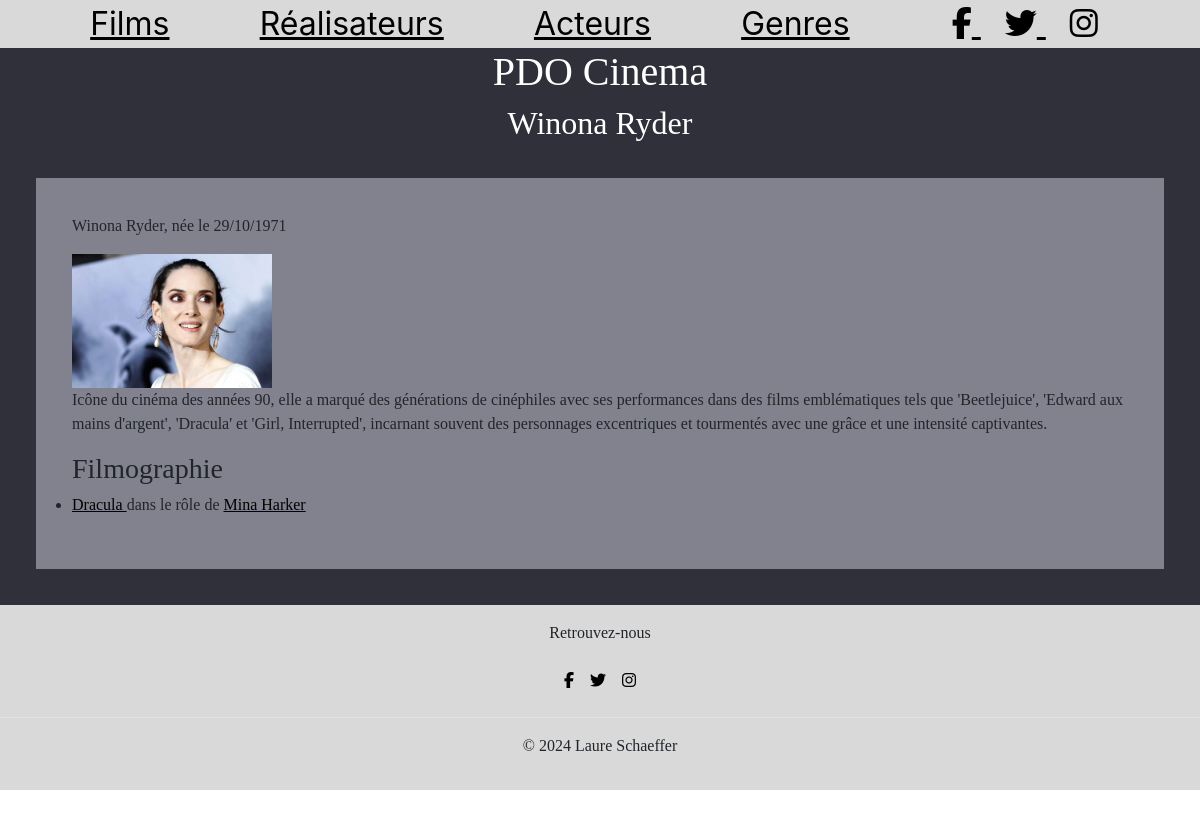
Page /index.php?action=detailActeur&id=23 on the committed database.
### tables this page shows
CREATE TABLE IF NOT EXISTS `personne` (
  `id_personne` int NOT NULL AUTO_INCREMENT,
  `nom` varchar(50) DEFAULT NULL,
  `prenom` varchar(50) DEFAULT NULL,
  `sexe` varchar(10) DEFAULT NULL,
  `date_naissance` date DEFAULT NULL,
  `photo` text,
  `biographie` text,
  PRIMARY KEY (`id_personne`)
);

CREATE TABLE IF NOT EXISTS `castings` (
  `id_film` int NOT NULL,
  `id_acteur` int NOT NULL,
  `id_role` int NOT NULL,
  PRIMARY KEY (`id_film`,`id_acteur`,`id_role`),
  KEY `id_acteur` (`id_acteur`),
  KEY `id_role` (`id_role`),
  CONSTRAINT `castings_ibfk_1` FOREIGN KEY (`id_film`) REFERENCES `film` (`id_film`),
  CONSTRAINT `castings_ibfk_2` FOREIGN KEY (`id_acteur`) REFERENCES `acteur` (`id_acteur`),
  CONSTRAINT `castings_ibfk_3` FOREIGN KEY (`id_role`) REFERENCES `role` (`id_role`)
);

CREATE TABLE IF NOT EXISTS `film` (
  `id_film` int NOT NULL AUTO_INCREMENT,
  `titre` varchar(255) NOT NULL,
  `annee_sortie_fr` int DEFAULT NULL,
  `duree` int DEFAULT NULL,
  `synopsis` text,
  `note` float DEFAULT NULL,
  `id_realisateur` int NOT NULL,
  `affiche` text,
  PRIMARY KEY (`id_film`),
  KEY `id_realisateur` (`id_realisateur`),
  CONSTRAINT `film_ibfk_1` FOREIGN KEY (`id_realisateur`) REFERENCES `realisateur` (`id_realisateur`)
);

CREATE TABLE IF NOT EXISTS `role` (
  `id_role` int NOT NULL AUTO_INCREMENT,
  `nom_personnage` varchar(50) DEFAULT NULL,
  PRIMARY KEY (`id_role`)
);

### controller/CinemaController.php (called while the page is built, shortened)
<?php
class CinemaController {
    public function detailActeur($id) {
        $pdo = Connect::seConnecter();
        $requeteActeur = $pdo->prepare("SELECT CONCAT(p.prenom, ' ', p.nom) AS nomActeur, DATE_FORMAT(date_naissance, '%d/%m/%Y') AS date_naissance, p.photo, p.biographie, p.sexe
        FROM acteur a
        INNER JOIN personne p ON a.id_personne = p.id_personne
        WHERE id_acteur = :id");
        $requeteActeur->execute(["id" => $id]);
        $acteurFilmographie = $pdo->prepare("SELECT f.titre, f.annee_sortie_fr, r.nom_personnage, c.id_film, r.id_role
        FROM castings c
        INNER JOIN film f ON c.id_film = f.id_film
        INNER JOIN role r ON c.id_role = r.id_role
        WHERE c.id_acteur= :id");
        $acteurFilmographie->execute(["id"=> $id]);
        require "view/personnes/detailActeur.php";
    }
}

### view/personnes/detailActeur.php (the view, shortened to what this page needs)
        <section class="detail">
        <?php foreach($requeteActeur->fetchAll() as $acteur) {
            if($acteur["sexe"] =="femme"){
                $accord="née le ";
            } else {
                $accord="né le ";
            }
            ?>
            <div class="detail-header">
                <p><?= $acteur["nomActeur"].', '.$accord.$acteur["date_naissance"]?></p>
            </div>
            <div class="detail-main">
                <img src="<?=$acteur["photo"]?>" alt="photo de l'acteur" width=200px >
                <div class="biographie">
                    <p>
                        <?=$acteur["biographie"]?>
                    </p>
                </div>
                <div class="fimographie">
                    <h3>Filmographie</h3>
                    <?php foreach($acteurFilmographie->fetchAll() as $filmo){
                        ?> <ul>
                            <li>
                                <a href="index.php?action=detailFilm&id=<?=$filmo["id_film"]?>"> <?= $filmo["titre"] ?> </a> dans le rôle de <a href="index.php?action=listeRole&id=<?=$filmo["id_role"]?>"> <?=$filmo["nom_personnage"]?> </a>
                            </li>
                        </ul>
                    <?php
                    } ?>
                </div>
            </div>
    </section>
<?php  }
require_once "view/template.php";

### public/css/style.css (style rules this page uses)
* { margin: 0; padding: 0; box-sizing: border-box; }
a { color: black; text-decoration: revert; }
.card-listing, .listing-genre, .detail { background-color: #82828F; padding: 3%; margin: 3%; }
img { width: 200px; }

### rows in the picture
personne: nomActeur "Winona Ryder", sexe "née le", date_naissance "29/10/1971", photo (picture), biographie "Icône du cinéma des années 90, elle a marqué des générations de cinéphiles avec ses performances dans des films emblématiques tels que 'Beetlejuice', 'Edward aux mains d'argent', 'Dracula' et 'Girl, Interrupted', incarnant souvent des personnages excentriques et tourmentés avec une grâce et une intensité captivantes."
castings: id_film.titre "Dracula", id_role.nom_personnage "Mina Harker"

### other values in the picture
$titre_secondaire "Winona Ryder"
